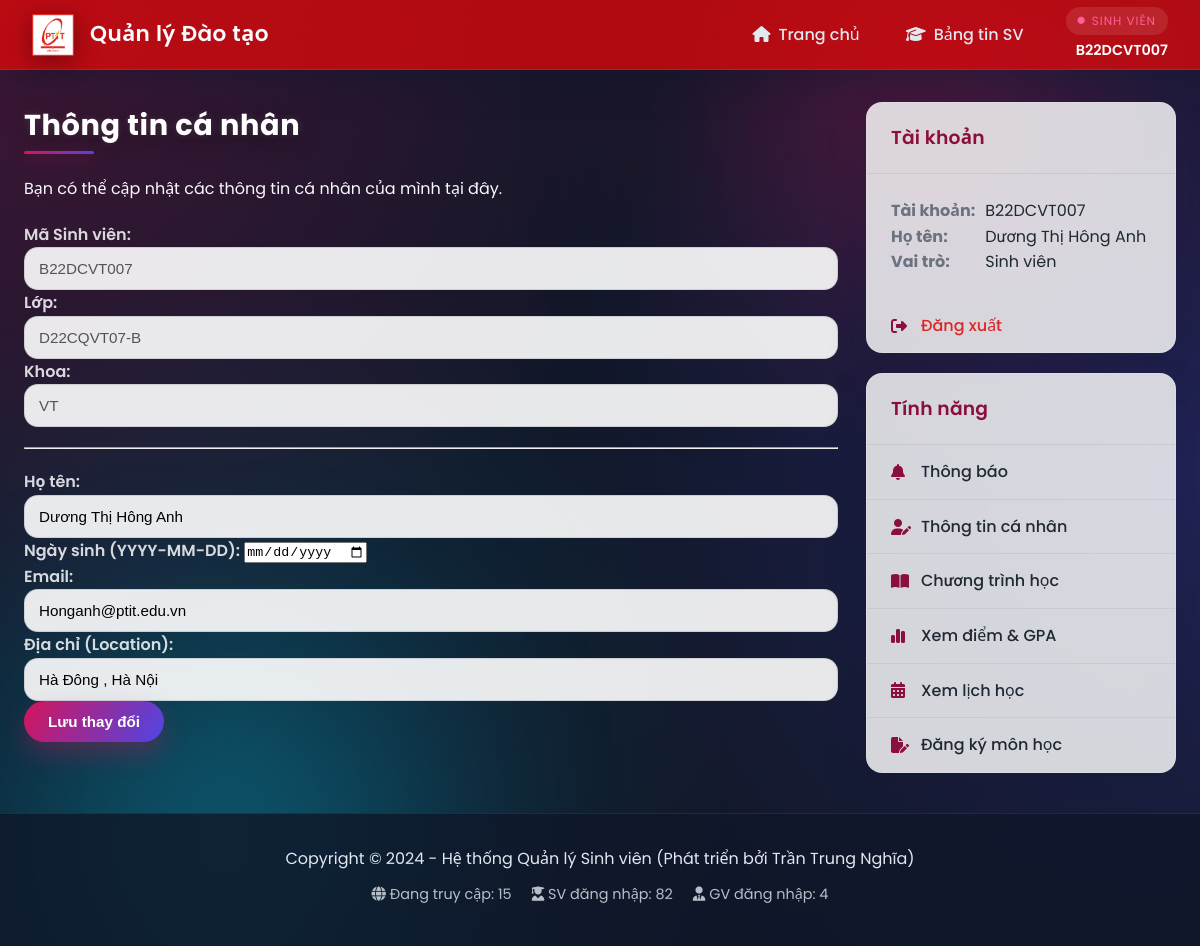
Before: /student/profile (signed in) with the older database file.
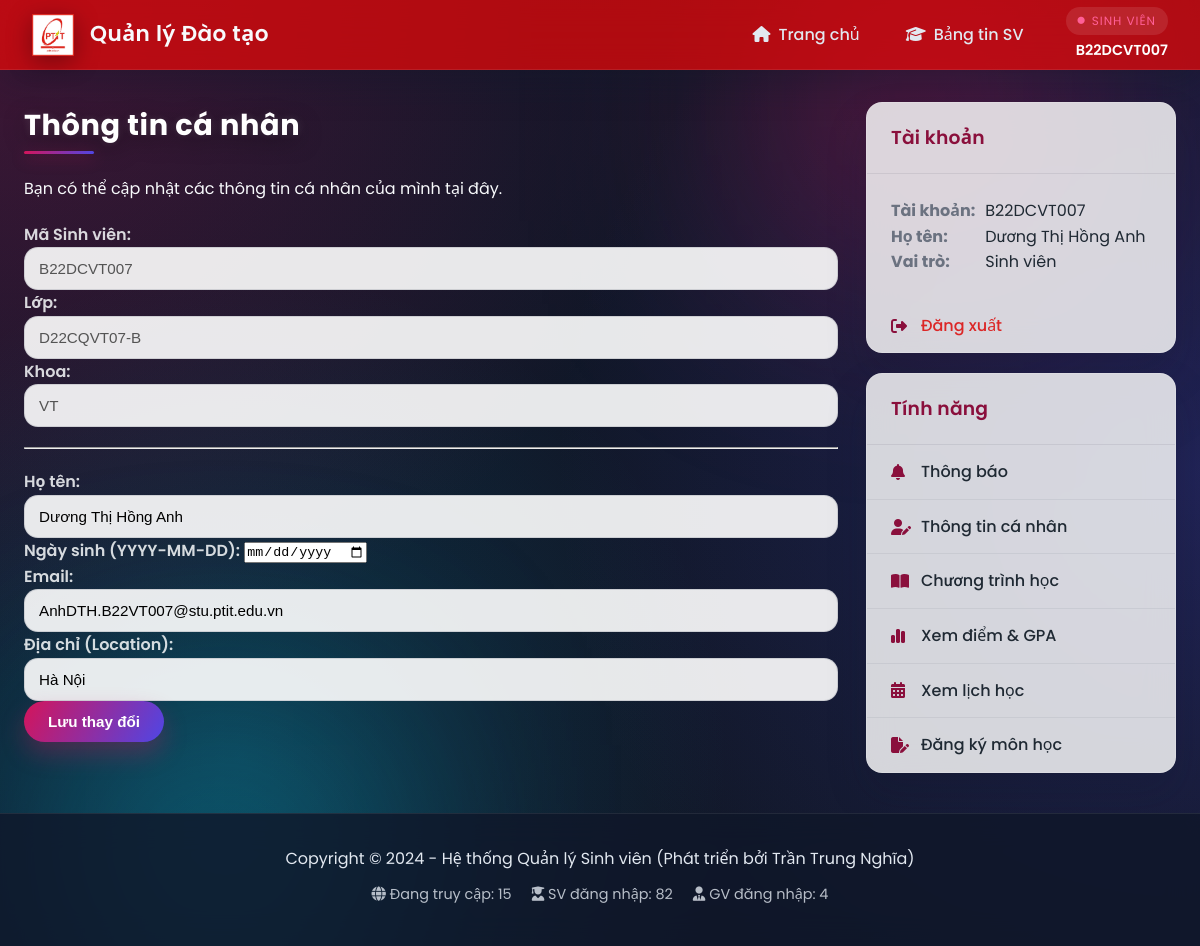
After: the same page with the newer database file.
### api/index.py (models this page shows)
class SinhVien(db.Model):
    __tablename__ = 'sinh_vien'
    ma_sv = db.Column(db.String(50), db.ForeignKey('tai_khoan.username', ondelete='CASCADE'), primary_key=True)
    ho_ten = db.Column(db.String(100), nullable=False)
    ngay_sinh = db.Column(db.Date)
    lop = db.Column(db.String(50))
    khoa = db.Column(db.String(100))
    email = db.Column(db.String(150), unique=True, nullable=True)
    location = db.Column(db.String(200), nullable=True)
    tai_khoan = db.relationship('TaiKhoan',
                                backref=db.backref('sinh_vien', uselist=False, cascade='all, delete-orphan'),
                                foreign_keys=[ma_sv])
    ket_qua_list = db.relationship('KetQua', backref='sinh_vien', lazy=True, cascade='all, delete-orphan', foreign_keys='KetQua.ma_sv')

### api/index.py (the view, shortened to what this page needs)
@app.route('/student/profile', methods=['GET', 'POST'])
@login_required
@role_required(VaiTroEnum.SINHVIEN)
def student_profile():
    sinh_vien = SinhVien.query.get_or_404(current_user.username)
    return render_template('student_profile.html', sv=sinh_vien)

### api/index.py (called while the page is built)
@login_manager.user_loader
def load_user(user_id):
    return TaiKhoan.query.get(user_id)

@app.before_request
def apply_schema_patches():
    global _TEACHER_SCHEMA_PATCHED
    if _TEACHER_SCHEMA_PATCHED:
        return
    ensure_teacher_profile_columns()
    _TEACHER_SCHEMA_PATCHED = True

def role_required(vai_tro_enum):
    def decorator(f):
        @wraps(f)
        def decorated_function(*args, **kwargs):
            if not current_user.is_authenticated:
                return redirect(url_for('login'))
            if current_user.vai_tro != vai_tro_enum:
                abort(403)
            return f(*args, **kwargs)
        return decorated_function
    return decorator

### templates/student_profile.html (shortened to what this page needs)
{% extends "_layout.html" %}
{% block content %}
    <h2>Thông tin cá nhân</h2>
    <p>Bạn có thể cập nhật các thông tin cá nhân của mình tại đây.</p>
    <form method="POST" action="{{ url_for('student_profile') }}">
        <p>
            <label>Mã Sinh viên:</label>
            <input type="text" value="{{ sv.ma_sv }}" disabled>
        </p>
        <p>
            <label>Lớp:</label>
            <input type="text" value="{{ sv.lop }}" disabled>
        </p>
        <p>
            <label>Khoa:</label>
            <input type="text" value="{{ sv.khoa }}" disabled>
        </p>
        <hr style="margin: 20px 0;">
        <p>
            <label for="ho_ten">Họ tên:</label>
            <input type="text" name="ho_ten" id="ho_ten" value="{{ sv.ho_ten or '' }}" required>
        </p>
        <p>
            <label for="ngay_sinh">Ngày sinh (YYYY-MM-DD):</label>
            <input type="date" name="ngay_sinh" id="ngay_sinh" value="{{ sv.ngay_sinh.strftime('%Y-%m-%d') if sv.ngay_sinh else '' }}" required>
        </p>
        <p>
            <label for="email">Email:</label>
            <input type="text" name="email" id="email" value="{{ sv.email or '' }}">
        </p>
        <p>
            <label for="location">Địa chỉ (Location):</label>
            <input type="text" name="location" id="location" value="{{ sv.location or '' }}">
        </p>
        <p>
            <input type="submit" value="Lưu thay đổi">
        </p>
    </form>
{% endblock %}

### templates/_layout.html (shortened to what the changed rows need)
<!DOCTYPE html>
<html lang="vi">
<head>
    <link rel="stylesheet" href="https://cdnjs.cloudflare.com/ajax/libs/font-awesome/6.5.1/css/all.min.css">
    <link rel="stylesheet" href="{{ url_for('static', filename='css/app.css') }}">
</head>
<body>
<div class="app-shell">
    <div class="app-container">
        <main class="main-content">
            {% block content %}{% endblock %}
        </main>
        <aside class="sidebar-right">
    {% if current_user.is_authenticated %}
        <div class="sidebar-group">
            <h3 class="sidebar-header">Tài khoản</h3>
            <div class="sidebar-content">
                <strong>Tài khoản:</strong> {{ current_user.username }}<br>
                <strong>Họ tên:</strong>
                        {% if current_user.sinh_vien %}
                            {{ current_user.sinh_vien.ho_ten }}
                        {% elif current_user.giao_vien %}
                            {{ current_user.giao_vien.ho_ten }}
                        {% else %}
                            N/A
                        {% endif %}
                        <br>
                <strong>Vai trò:</strong> {{ 'Sinh viên' if current_user.vai_tro.value == 'SINHVIEN' else 'Giáo viên' }}
            </div>
            <nav class="sidebar-nav">
                <a href="{{ url_for('logout') }}" class="logout-link">
                </a>
            </nav>
        </div>
    {% endif %}
</aside>
    </div>
</div>
</body>
</html>

Changed rows visible on the page:
changed SinhVien "B22DCVT007": ho_ten "Dương Thị Hông Anh" → "Dương Thị Hồng Anh"; email "Honganh@ptit.edu.vn" → "AnhDTH.B22VT007@stu.ptit.edu.vn"; location "Hà Đông , Hà Nội" → "Hà Nội"; sinh_vien.ho_ten "Dương Thị Hông Anh" → "Dương Thị Hồng Anh"
